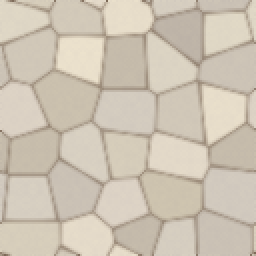
#> input picture game-assets/_work/wip-backup-g6l/floor-base.png, 128 x 128 px, found by its file name (shown 2 times larger)
$ python g6m_floor_portal.py
#> lines starting #> are read from the running program, lines starting #| are printed output that depends on the picture
"""G6m: wrap-portal floor tile — open dashed ring, no gold square sticker frame.

Portals currently use lane cobble + code strokeRect → hard gold squares at map edges.
Portal tile: same cobble family, open dashed ring (distinct from solid spawn ring).
"""
from __future__ import annotations

import math
from pathlib import Path

from PIL import Image, ImageDraw, ImageEnhance

OUT = Path(r"C:\projetos\bombpvp\game-assets\arenas\themes\tournament-clean")
SIZE = 128


def make_seam(im: Image.Image, path: Path) -> None:
    w, h = im.size
    canvas = Image.new(im.mode, (w * 2, h * 2))
    for ox, oy in ((0, 0), (w, 0), (0, h), (w, h)):
        canvas.paste(im, (ox, oy))
    canvas.save(path, optimize=True)


def downscale_preview(im: Image.Image, path: Path, size: int = 40) -> None:
    p = im.resize((size, size), Image.Resampling.LANCZOS)
    grid = Image.new(im.mode, (size * 4, size * 4))
    for gy in range(4):
        for gx in range(4):
            grid.paste(p, (gx * size, gy * size))
    grid.save(path, optimize=True)


def draw_dashed_ellipse(
    draw: ImageDraw.ImageDraw,
    bbox: tuple[int, int, int, int],
    colors: list[tuple[int, int, int]],
    dash_deg: float = 28,
    gap_deg: float = 17,
) -> None:
    """Dashed ring via short arc segments — open gate feel, not a closed sticker frame."""
    cx = (bbox[0] + bbox[2]) / 2
    cy = (bbox[1] + bbox[3]) / 2
    rx = (bbox[2] - bbox[0]) / 2
    ry = (bbox[3] - bbox[1]) / 2
    # 4 dash groups at N/E/S/W, gaps at diagonals → reads as passage
    starts = [ -dash_deg / 2 + i * 90 for i in range(4)]
    for start in starts:
        for width, col in enumerate(colors):
            # slightly thicker outer → thinner inner via radius shrink
            scale = 1.0 - width * 0.012
            steps = max(8, int(dash_deg))
            pts: list[tuple[float, float]] = []
            for s in range(steps + 1):
                ang = math.radians(start + dash_deg * s / steps)
                x = cx + rx * scale * math.cos(ang)
                y = cy + ry * scale * math.sin(ang)
                pts.append((x, y))
            if len(pts) >= 2:
                draw.line(pts, fill=col, width=2 if width == 1 else 1)


def build_portal(base: Image.Image) -> Image.Image:
    # Slight cool lift so portal ≠ spawn warm ring, still floor family
    im = ImageEnhance.Brightness(base).enhance(1.05)
    cool = Image.new("RGB", im.size, (228, 222, 212))
    im = Image.blend(im, cool, 0.10)
    draw = ImageDraw.Draw(im)
    cx = cy = SIZE // 2
    r = 36
    bbox = (cx - r, cy - r, cx + r, cy + r)
    # gold family, muted — outer dark, mid bright, inner soft
    colors = [
        (160, 130, 65),
        (196, 158, 76),
        (210, 175, 95),
        (180, 145, 70),
    ]
    draw_dashed_ellipse(draw, bbox, colors)

    # tiny open center cross-gap hint (not a solid disc)
    for ang0 in (45, 135, 225, 315):
        ang = math.radians(ang0)
        x0 = cx + 10 * math.cos(ang)
        y0 = cy + 10 * math.sin(ang)
        x1 = cx + 16 * math.cos(ang)
        y1 = cy + 16 * math.sin(ang)
        draw.line([(x0, y0), (x1, y1)], fill=(175, 150, 100), width=1)

    return im


def main() -> None:
    base = Image.open(OUT / "floor-base.png").convert("RGB")
#> base is the input picture: PIL image 128x128 RGB; mean R, G, B 205.9, 196.1, 180.3
    portal = build_portal(base)
#> in build_portal, `cool = Image.new("RGB", im.size, (228, 222, 212))`:
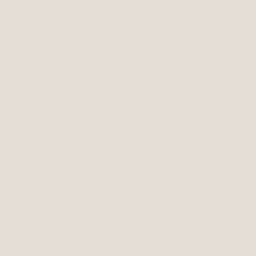
#> cool: PIL image 128x128 RGB (shown 2 times larger); mean R, G, B 228, 222, 212
    portal.save(OUT / "floor-portal.png", optimize=True)
    make_seam(portal, OUT / "_seam-floor-portal.png")
#> in make_seam, `canvas = Image.new(im.mode, (w * 2, h * 2))`: canvas: PIL image 256x256 RGB; every value is 0
#> after the loop in make_seam, `for ox, oy in ((0, 0), (w, 0), (0, h), (w, h)):`:
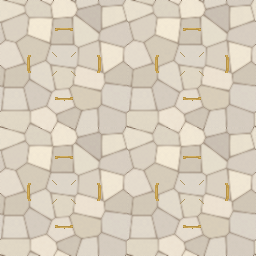
#> canvas: PIL image 256x256 RGB; mean R, G, B 216.2, 206, 189.3
    downscale_preview(portal, OUT / "_preview40-floor-portal.png")
#> in downscale_preview, `p = im.resize((size, size), Image.Resampling.LANCZOS)`:
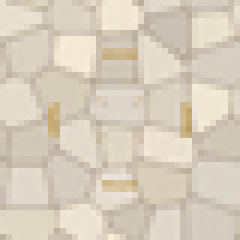
#> p: PIL image 40x40 RGB (shown 6 times larger); mean R, G, B 216.2, 205.9, 189.3
#> in downscale_preview, `grid = Image.new(im.mode, (size * 4, size * 4))`: grid: PIL image 160x160 RGB; every value is 0
#> after the loop in downscale_preview, `for gy in range(4):`:
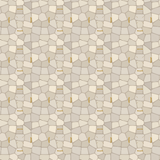
#> grid: PIL image 160x160 RGB; mean R, G, B 216.2, 205.9, 189.3
#> (the run stopped early here; a loop or call above may not have finished)
